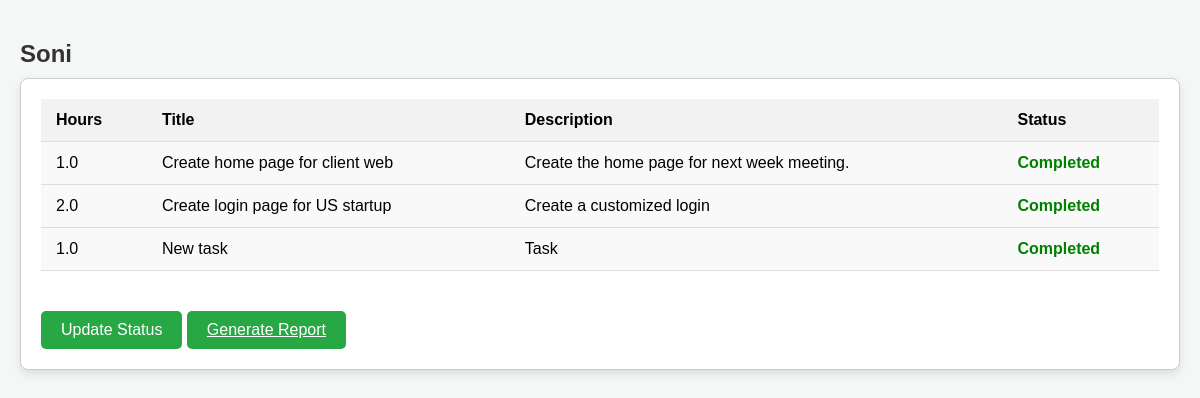
Screenshot of /tasks/detail/2 with the database file from the repository.
### workflow/models.py (models this page shows, shortened)
class Worker(models.Model):
    name = models.CharField(max_length=150, unique=True)

class Task(models.Model):
    title = models.CharField(verbose_name="Task title", max_length=150)
    hours = models.FloatField(verbose_name="Estimated working hours")
    description = models.TextField(verbose_name="Task description")
    completed = models.BooleanField(default=False)
    worker = models.ForeignKey(Worker, on_delete=models.SET_NULL, null=True, verbose_name="Asigned worker")
    register_time = models.DateTimeField(null=True, blank=True)

### workflow/views.py (the view, shortened to what this page needs)
# urls.py: path("detail/<int:pk>", DetailWorker.as_view(), name="detail"),
class DetailWorker(DetailView):
    model = Worker
    template_name = "workflow/detailview.html"
    fields = '__all__'
    def get_context_data(self, **kwargs):
        context = super().get_context_data(**kwargs)
        context["tasks"] = Task.objects.filter(worker=context["object"])
        return context

### workflow/templates/workflow/detailview.html (shortened to what this page needs)
<!DOCTYPE html>
<html lang="en">
<head>
    {% load static %}
    <link rel="stylesheet" type="text/css" href="{% static 'workflow/listview.css' %}">
</head>
<body>
    <p id="username">{{ object.name }}</p>
    <div id="task-table-container">
        <form method="post">
        <table>
            <thead>
                <tr>
                    <th>Hours</th>
                    <th>Title</th>
                    <th>Description</th>
                    <th>Status</th>
                </tr>
            </thead>
            <tbody>
                    {% for t in tasks %}
                    <tr>
                        <td>{{ t.hours }}</td>
                        <td>{{ t.title }}</td>
                        <td>{{ t.description }}</td>
                        <td>
                            <span class="{% if t.completed %}completed{% else %}not-completed{% endif %}">
                                {% if t.completed %}
                                Completed
                                {% else %}
                                <input type="checkbox" name="{{ t.pk }}" value="1">
                                {% endif %}
                            </span>
                        </td>
                    </tr>
                    {% endfor %}
            </tbody>
        </table>
        <button type="submit" class="submit">Update Status</button>
        <a href="http://127.0.0.1:8000/tasks/report/2" class="submit">Generate Report</a>
        </form>
    </div>
</body>
</html>

### workflow/static/workflow/listview.css (style rules this page uses)
body { font-family: Arial, sans-serif; background-color: #f4f7f6; margin: 0; padding: 20px; }
#username { font-size: 24px; font-weight: bold; color: #333; margin-top: 20px; margin-bottom: 10px; }
table { width: 100%; border-collapse: collapse; margin-bottom: 20px; }
th, td { padding: 12px 15px; text-align: left; border-bottom: 1px solid #ddd; }
th { background-color: #f2f2f2; font-weight: bold; }
td { background-color: #fff; }
tr:nth-child(even) td { background-color: #f9f9f9; }
.completed { color: green; font-weight: bold; }
#task-table-container { border: 1px solid #ccc; padding: 20px; background-color: #fff; box-shadow: 0px 4px 8px rgba(0, 0, 0, 0.1); border-radius: 8px; }
.submit { display: inline-block; padding: 10px 20px; background-color: #28a745; color: white; font-size: 16px; border: none; border-radius: 5px; cursor: pointer; transition: background-color 0.3s ease; margin-top: 20px; }

### rows the page displays
Worker: name "Soni"
Task: hours "1.0", title "Create home page for client web", description "Create the home page for next week meeting.", completed "Completed"
Task: hours "2.0", title "Create login page for US startup", description "Create a customized login", completed "Completed"
Task: hours "1.0", title "New task", description "Task", completed "Completed"
